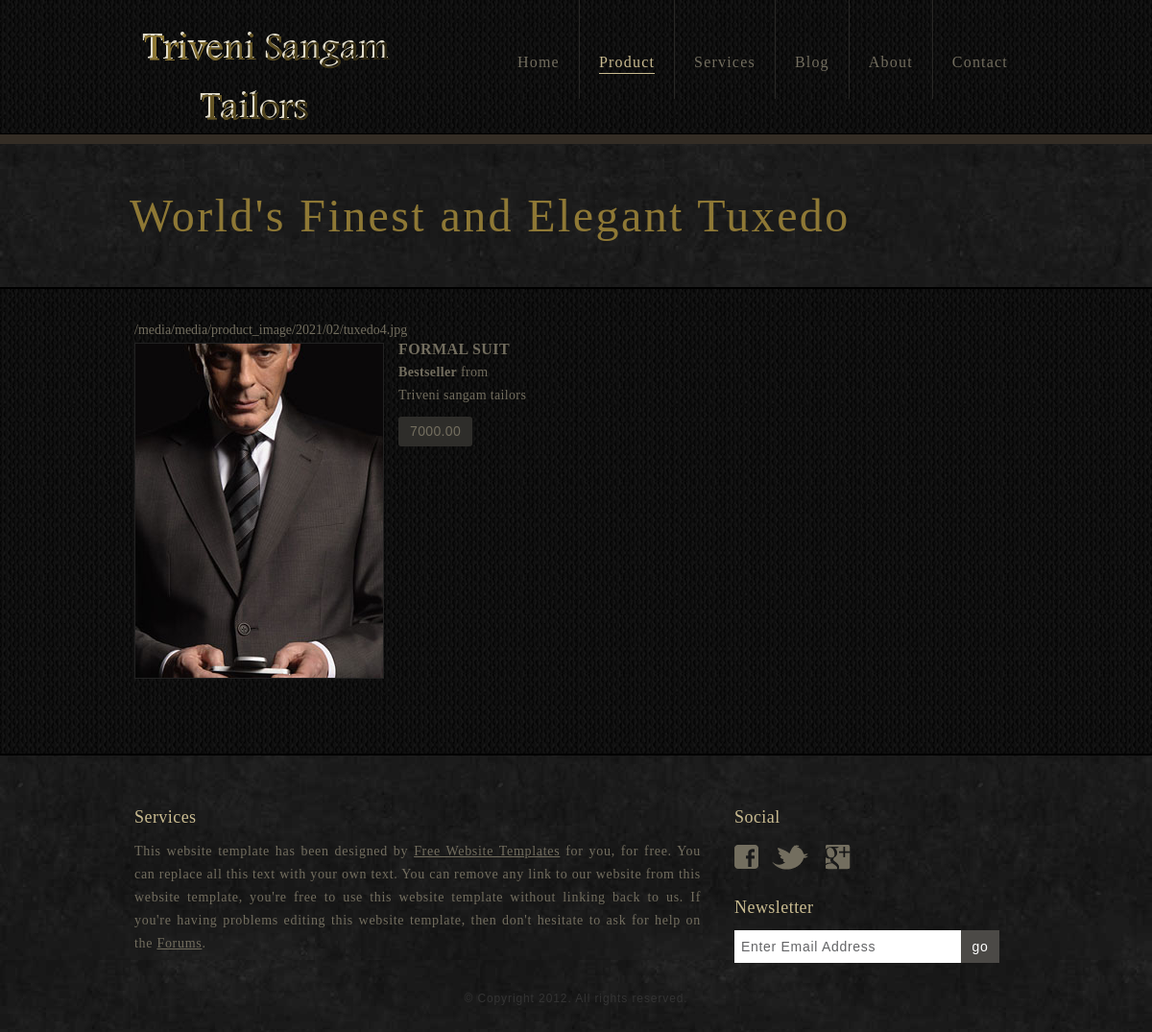
/product, run on an earlier commit of the app's database.
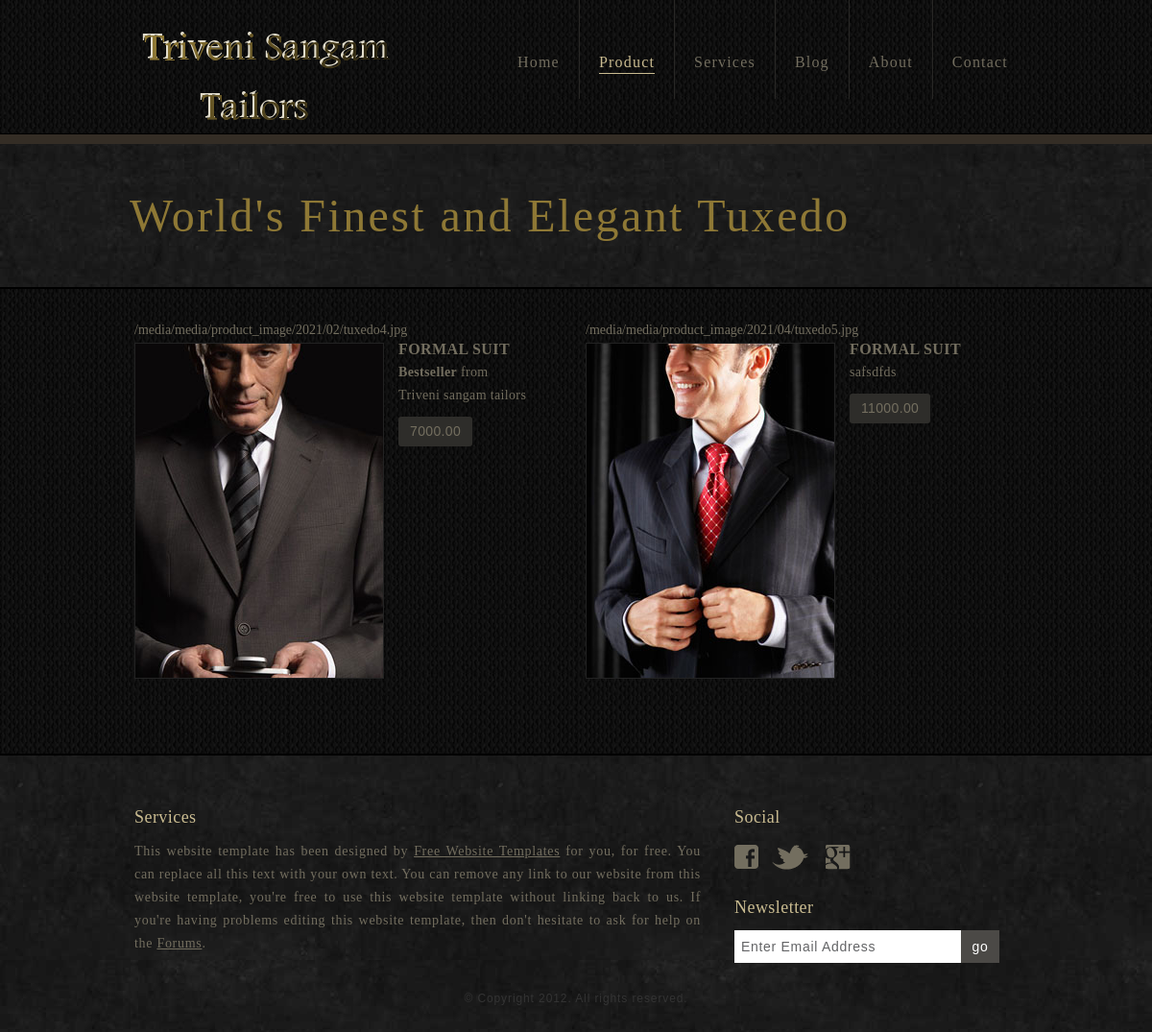
And on a later commit of the database.
### webpages/models.py (models this page shows, shortened)
class Product(models.Model):
    p_name = models.CharField(max_length=55)
    p_description = RichTextField(null=True)
    p_image = models.ImageField(upload_to='media/product_image/%Y/%m/', null=True)
    p_price = MoneyField(decimal_places=2, max_digits=8, default_currency='INR')

### webpages/views.py (the view)
# urls.py: path('product', views.product, name='product'),
def product(request):
    products = Product.objects.all()
    context = {
        'products': products,
    }
    return render(request, 'webpages/product.html',context)

### templates/webpages/product.html
{% extends "base.html" %}
{% load static %}
{% block content %}
	<div id="header">
		<div>
			<a href="/" id="logo"><img src="{%static 'images/newlogo.png'%}" alt="Logo"></a>
			<ul>
				<li>
					<a href="/">Home</a>
				</li>
				<li class="current">
					<a href="/product">Product</a>
				</li>
				<li>
					<a href="/services">Services</a>
				</li>
				<li>
					<a href="/blog">Blog</a>
				</li>
				<li>
					<a href="/about">About</a>
				</li>
				<li>
					<a href="/contact">Contact</a>
				</li>
			</ul>
		</div>
	</div>
	<div id="body">
		<div id="featured">
			<h1>World&#39;s Finest and Elegant Tuxedo</h1>
		</div>
		<div id="content">
			<div id="product">
				<ul>
					{%for product in products%}
					<li>
						{{ product.p_image.url }}
						<img src="{{ product.p_image.url }}" alt="Image">
						<h2>{{product.p_name}}</h2>
						<p>
							{{product.p_description | safe}}
						</p>
						<span>{{product.p_price}}</span>
					</li>
					{%endfor%}
				</ul>
			</div>
		</div>
	</div>
{% endblock %}

### templates/base.html (shortened to what this page needs)
{% load static %}
<html>
<head>
	<link rel="stylesheet" type="text/css" href="{%static 'css/style.css'%}">
</head>
<body>
    {% block content %}{% endblock %}
	<div id="footer">
		<div>
			<div class="first">
				<h4>Services</h4>
				<p>
					This website template has been designed by <a href="http://www.freewebsitetemplates.com/">Free Website Templates</a> for you, for free. You can replace all this text with your own text. You can remove any link to our website from this website template, you&#39;re free to use this website template without linking back to us. If you&#39;re having problems editing this website template, then don&#39;t hesitate to ask for help on the <a href="http://www.freewebsitetemplates.com/forums/">Forums</a>.
				</p>
			</div>
			<div class="last">
				<h4>Social</h4>
				<div>
					<a href="http://freewebsitetemplates.com/go/facebook/" target="_blank" id="facebook">Facebook</a>
					<a href="http://freewebsitetemplates.com/go/twitter/" target="_blank" id="twitter">Twitter</a>
					<a href="http://freewebsitetemplates.com/go/googleplus/" target="_blank" id="googleplus">Google&#43;</a>
				</div>
				<h4>Newsletter</h4>
				<form action="index.html">
					<input type="text" id="newsletter" value="Enter Email Address">
					<input type="submit" id="go" value="go">
				</form>
			</div>
		</div>
		<p class="footnote">
			&copy; Copyright 2012. All rights reserved.
		</p>
	</div>
</body>
</html>

What changed in the data, as far as the page shows it:
added Product: p_image "/media/media/product_image/2021/04/tuxedo5.jpg", p_image (picture), p_name "FORMAL SUIT", p_description "safsdfds", p_price "11000.00"
